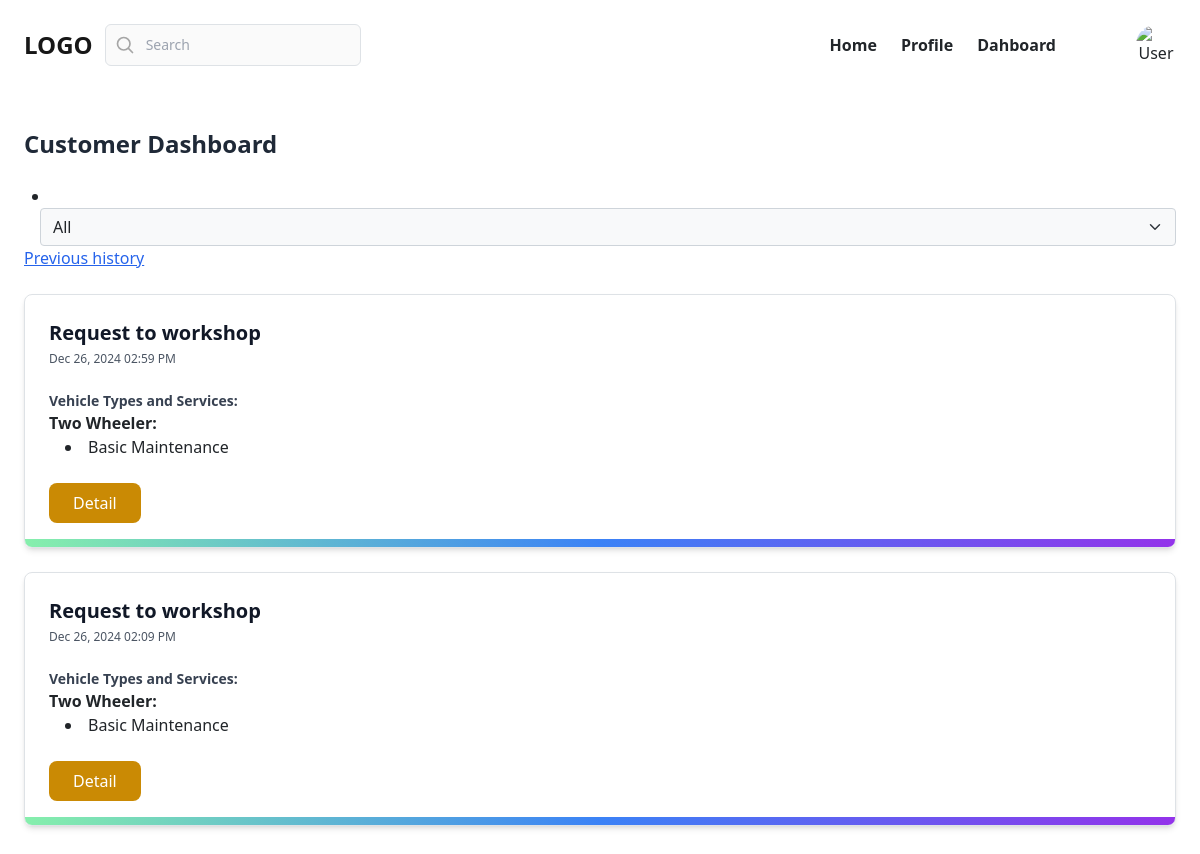
Screenshot of /customer/dashboard/ (signed in) with the database file from the repository.
### myapp/models.py (models this page shows, shortened)
class BaseModel(models.Model):
    created_date=models.DateTimeField(auto_now_add=True)
    updated_date=models.DateTimeField(auto_now=True)
    is_active=models.BooleanField(default=True)

class BreakdownRequest(BaseModel):
    customer = models.ForeignKey(User, on_delete=models.CASCADE, related_name='breakdown_requests')
    service_provider = models.ForeignKey(User, on_delete=models.CASCADE, related_name='assigned_requests')
    service_types = models.ManyToManyField(ServiceType, related_name='breakdown_requests')
    description = models.TextField(null=True,blank=True)
    image = models.ImageField(upload_to='images/', blank=True, null=True)
    status_choices = [
        ('pending', 'Pending'),
        ('accepted', 'Accepted'),
        ('pick_up', 'Pick up Completed'),
        ('in_progress', 'In Progress'),
        ('completed', 'Completed'),
        ('delivered', 'Delivered'),
        ('cancelled', 'Cancelled'),
        ]
    status = models.CharField(max_length=20, choices=status_choices, default='pending')
    latitude = models.FloatField(blank=True,null=True)
    longitude = models.FloatField(blank=True,null=True)
    estimated_date = models.DateField(null=True, blank=True)
    completed_at = models.DateTimeField(blank=True, null=True)

class User(AbstractUser):
    role_choices = [
        ('customer', 'Customer'),
        ('provider', 'Service Provider'),
    ]
    role = models.CharField(max_length=20, choices=role_choices,default="customer")
    phone_number = models.CharField(max_length=15, blank=True, null=True)
    is_verified=models.BooleanField(default=False)
    otp=models.CharField(max_length=6,null=True,blank=True)

class BaseModel(models.Model):
    created_date=models.DateTimeField(auto_now_add=True)
    updated_date=models.DateTimeField(auto_now=True)
    is_active=models.BooleanField(default=True)

class ServiceType(models.Model):
    vehicle_type_choices = [
        ('two_wheeler', 'Two wheeler'),
        ('four_wheeler', 'Four Wheeler'),
        ('others', 'Others'),
        ]
    vehicle_type = models.CharField(max_length=20, choices=vehicle_type_choices, default='two_wheeler')
    name = models.CharField(max_length=100)
    description = models.TextField(blank=True, null=True)

### myapp/views.py (the view, shortened to what this page needs)
# urls.py: path('customer/dashboard/',views.CustomerDashboardView.as_view(), name='customer-dashboard'),
@method_decorator(decs,name="dispatch")
class CustomerDashboardView(View):
    template_name = "customer_dashboard.html"
    def get(self, request, *args, **kwargs):
        selected_status=request.GET.get("status","all")
        if selected_status =="all":
            qs = BreakdownRequest.objects.filter(customer=request.user).exclude(status__in=['delivered','cancelled']).order_by('-created_date')
        else:
            qs=BreakdownRequest.objects.filter(status=selected_status,customer=request.user).order_by('-created_date')
        breakdown_data = [
            {
                "request": request,
                "grouped_services": {
                    'two_wheeler': request.service_types.filter(vehicle_type='two_wheeler'),
                    'four_wheeler': request.service_types.filter(vehicle_type='four_wheeler'),
                    'others': request.service_types.filter(vehicle_type='others'),
                },
                "status": request.get_status_display(),
            }
            for request in qs
        ]
        return render(request, self.template_name, {"data": breakdown_data,"selected": selected_status,})

### myapp/templates/customer_dashboard.html (shortened to what this page needs)
{% extends "customer_base.html" %}
{% block main_block %}
<div class="my-12 w-screen max-w-7xl mx-auto px-4 sm:px-6 h-screen">
    <h2 class="text-2xl font-bold text-gray-800 mb-6">Customer Dashboard</h2>
    <li class="nav-item dropdown mx-2">
        <form action="" method="get" >
          <select name="status" id="" class="form-select bg-light text-dark mx-2" onchange="this.form.submit()">
              <option value="all" {%if selected == "all"%} selected {%endif%}>All</option>
          </select>
      </form>
      </li>
    <a href="{% url 'customer-history' %}" class="text-blue-600 underline hover:text-blue-800 mb-4 inline-block">
        Previous history
    </a>
    {% for item in data %}
    <div class="relative block overflow-hidden rounded-lg border border-gray-100 p-4 sm:p-6 lg:p-8 mb-6 shadow-md">
        <span class="absolute inset-x-0 bottom-0 h-2 bg-gradient-to-r from-green-300 via-blue-500 to-purple-600"></span>
        <div class="sm:flex sm:justify-between sm:items-center sm:gap-4">
            <div>
                <h3 class="text-lg font-bold text-gray-900 sm:text-xl">
                    Request to {{ item.request.service_provider.username }}
                </h3>
                <p class="mt-1 text-xs font-medium text-gray-600">{{ item.request.created_date|date:"M d, Y h:i A" }}</p>
            </div>
        </div>
        <div class="mt-4">
            <h4 class="text-sm font-bold text-gray-700">Vehicle Types and Services:</h4>
            <div>
                {% if item.grouped_services.two_wheeler %}
                <div>
                    <strong>Two Wheeler:</strong>
                    <ul class="list-disc list-inside ml-4">
                        {% for service in item.grouped_services.two_wheeler %}
                        <li>{{ service.name }}</li>
                        {% endfor %}
                    </ul>
                </div>
                {% endif %}
            </div>
        </div>
<div class="mt-6 flex gap-4">
    <a href="{% url 'breakdownrequestcustomer-detail' item.request.id %}" class="px-4 py-2 bg-yellow-600 text-white rounded-lg hover:bg-yellow-700">
        Detail
    </a>
</div>
    </div>
    {% empty %}
    <p class="text-center text-gray-500">No breakdown requests available.</p>
    {% endfor %}
</div>
{% endblock %}

### rows the page displays
BreakdownRequest: request.service_provider.username "workshop", request.created_date "Dec 26, 2024 02:59 PM"
ServiceType: name "Basic Maintenance"
BreakdownRequest: request.service_provider.username "workshop", request.created_date "Dec 26, 2024 02:09 PM"
